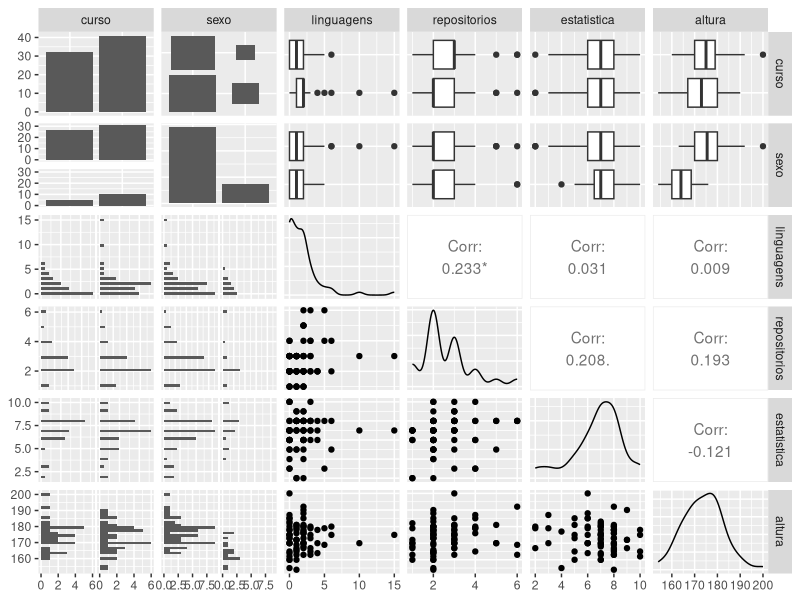
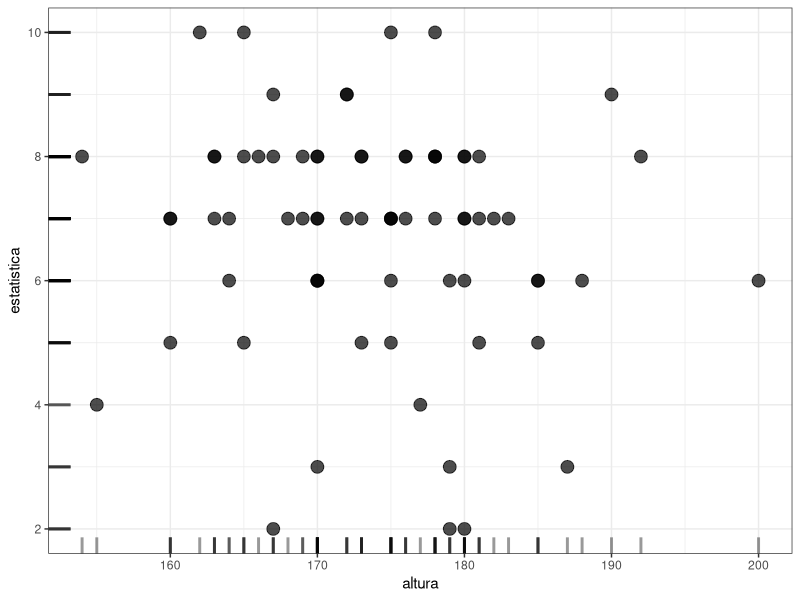
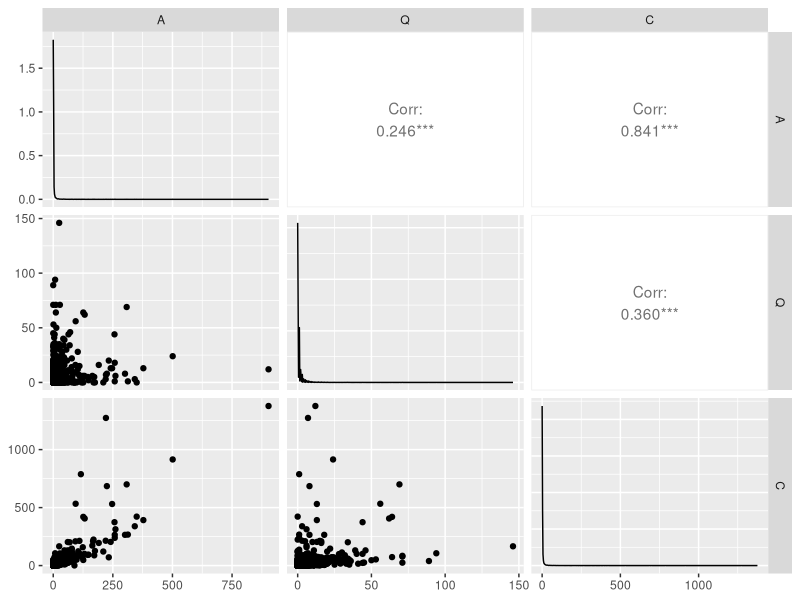
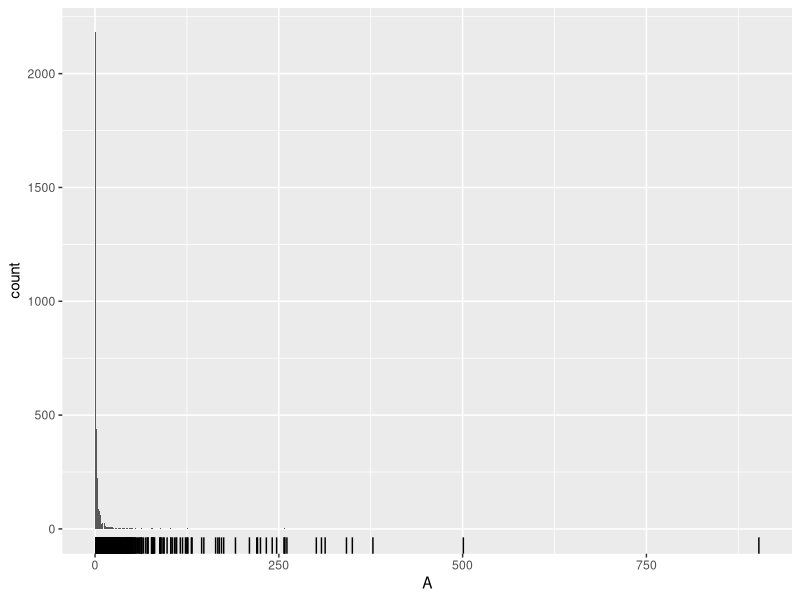
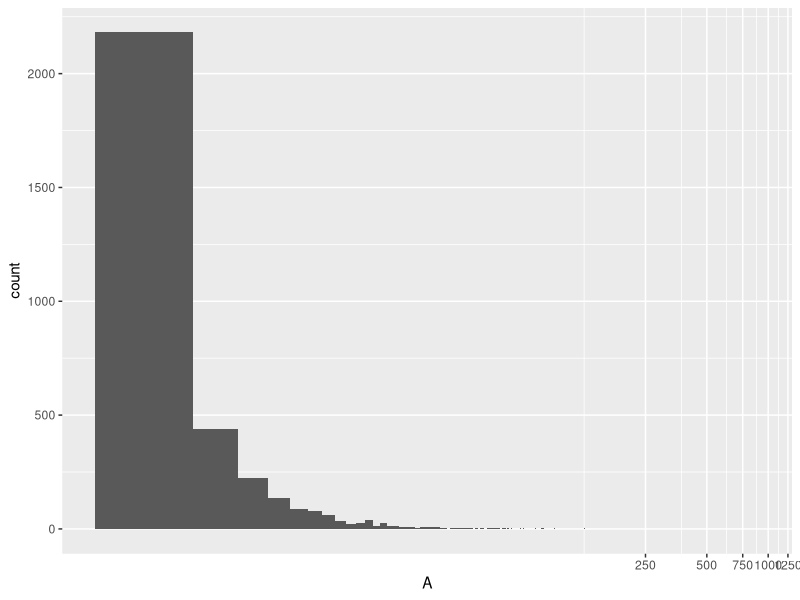
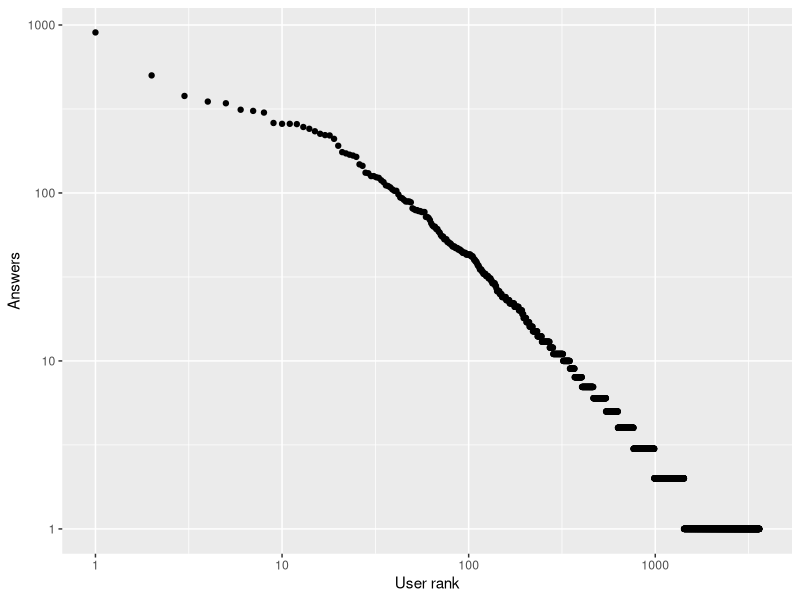
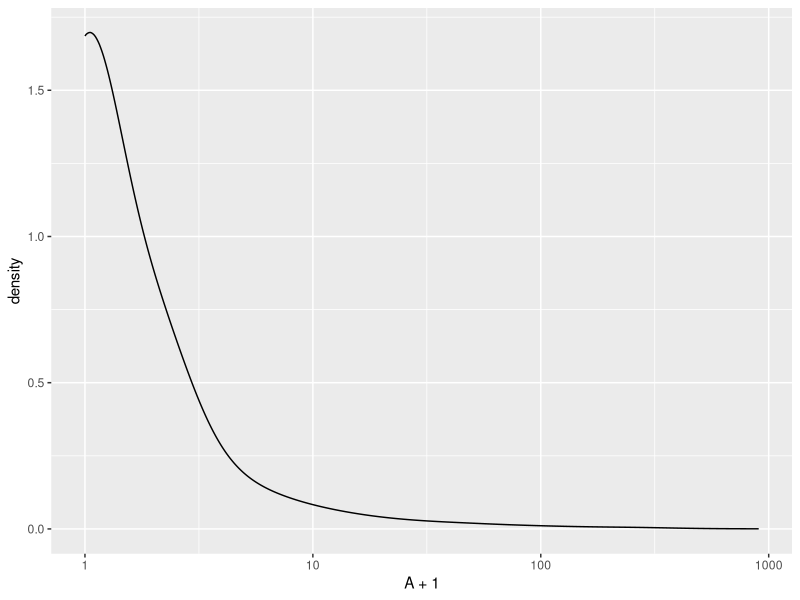

The R script that drew these images, in order:
## ---- chunk 1
require(ggplot2)
require(GGally)
require(dplyr)
## ---- chunk 2
su <- read.table("dados/superuser.txt") %>% select(2:4)
names(su)<-c("A", "Q", "C")
str(su)

su.menores <- su[sample(NROW(su), 10000),]

posgraduandos <- read.csv("dados//Dados de alunos para as aulas de FPCC-report.csv")
posgraduandos <- posgraduandos %>% select(2, 3, 5, 6, 7, 9) %>% filter(complete.cases(posgraduandos))
names(posgraduandos) <- c("curso", "sexo", "linguagens", "repositorios", "estatistica", "altura")
## ---- chunk 3
ggpairs(posgraduandos)

ggplot(posgraduandos, aes(x = altura, y = estatistica)) + 
  geom_point(alpha = 0.7, size = 4) + 
  geom_rug(alpha = 0.4, size = 1) + 
  theme_bw()
## ---- chunk 4
ggpairs(su.menores)
summary(su.menores$A)

su.ativos <- su.menores %>% filter(A > 0)

ggplot(su.ativos, aes(x = A)) + 
  geom_bar(binwidth = 1) + 
  geom_rug()

ggplot(su.ativos, aes(x = A)) + 
  geom_histogram(binwidth = 1) + 
  coord_trans(x = "log10")

# ggplot(su.ativos, aes(x = A)) + 
#   geom_freqpoly(binwidth = 1) + 
#   geom_rug() + 
#   coord_trans(x = "log10")

su.ativos <- arrange(su.ativos, -A)
ggplot(su.ativos, aes(x = 1:NROW(su.ativos), y = A)) + 
  geom_point() + 
  scale_x_log10() + 
  scale_y_log10() + 
  xlab("User rank") + 
  ylab("Answers")

## ---- chunk 5
ggplot(su.menores, aes(x = A + 1)) + 
  geom_density(adjust = 5) + 
  scale_x_log10()

